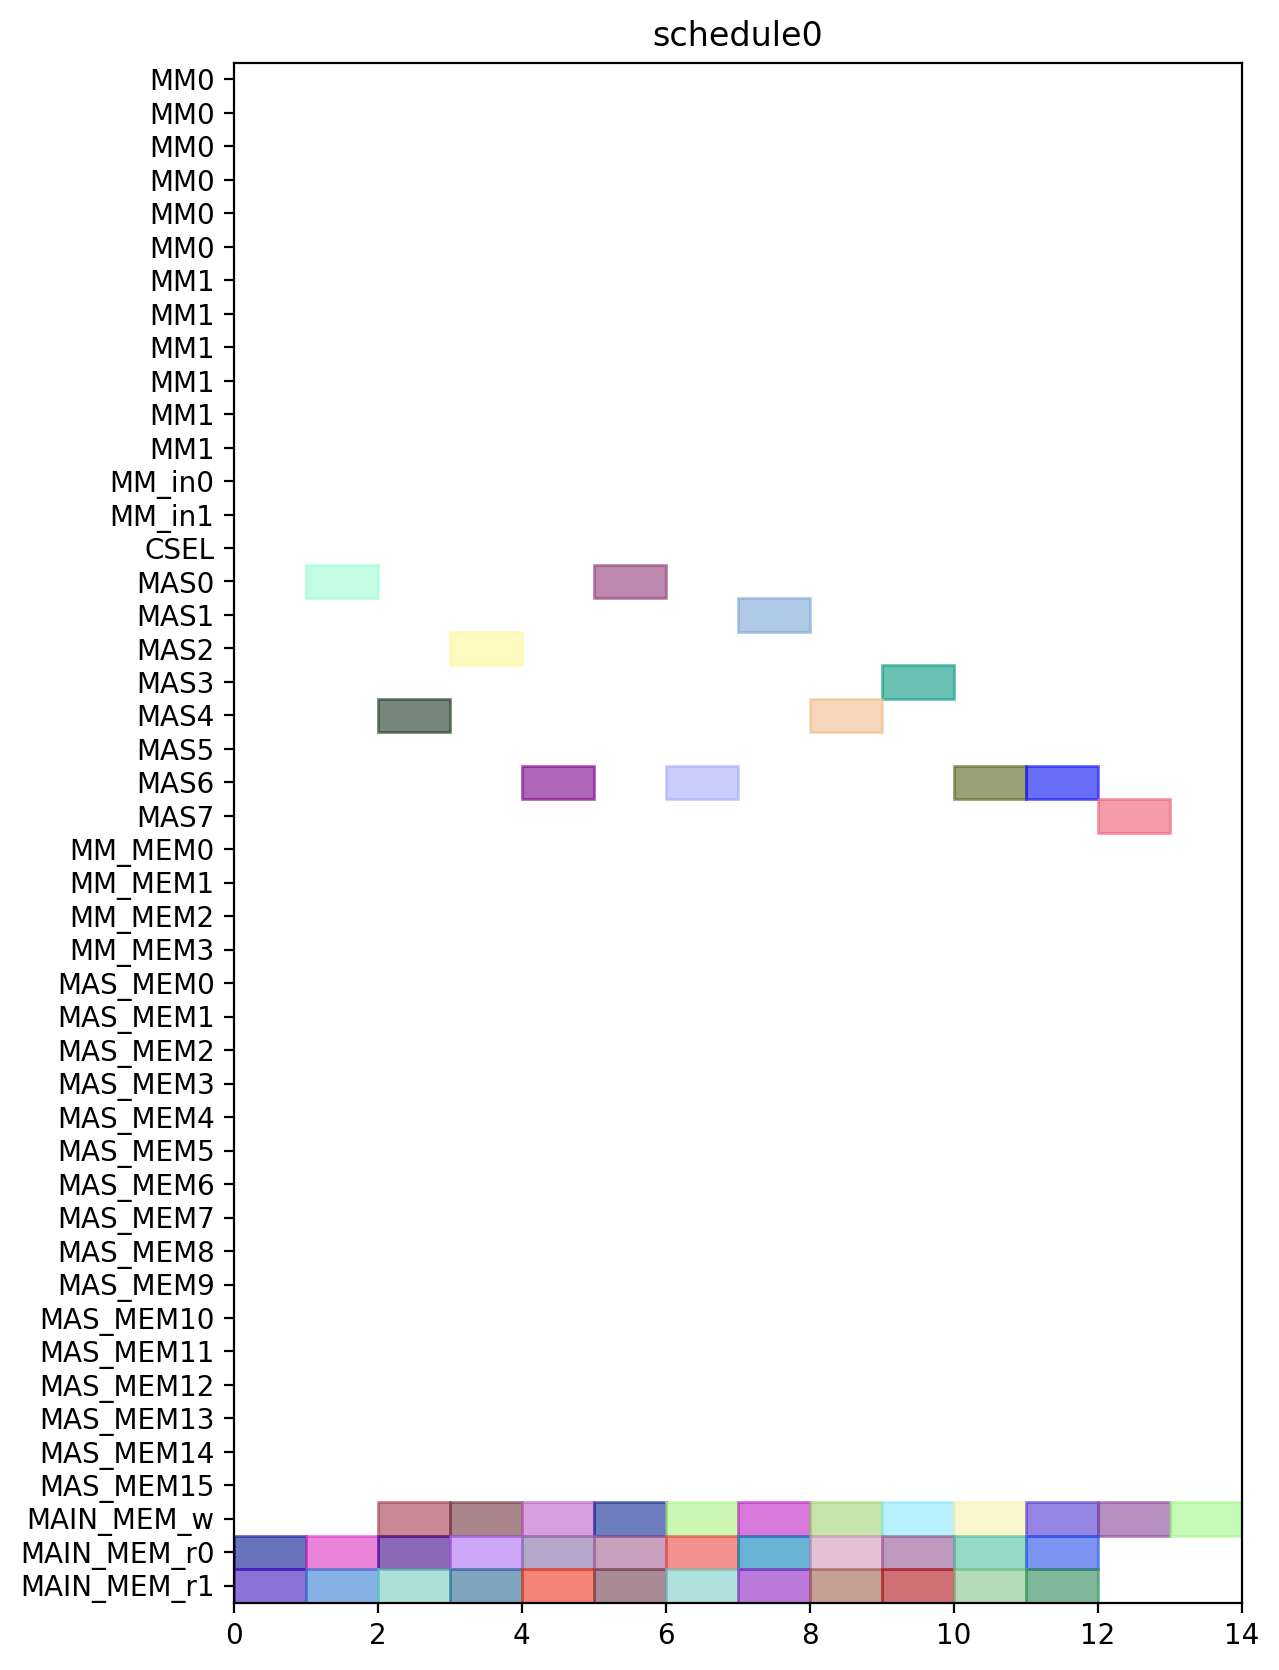

Write the Python code that produced this figure.
from pyschedule import Scenario, solvers, plotters, alt


def solve():
	horizon = 120
	S = Scenario("schedule0", horizon=horizon)

	# resource
	MM = S.Resources('MM', num=2, size=6)
	MM_in = S.Resources('MM_in', num=2)
	CSEL = S.Resource('CSEL')
	MAS = S.Resources('MAS', num=8, size=1, periods=range(1, horizon))
	MM_MEM = S.Resources('MM_MEM', num=4)
	MAS_MEM = S.Resources('MAS_MEM', num=16)
	MAIN_MEM_w = S.Resource('MAIN_MEM_w', size=1)
	MAIN_MEM_r = S.Resources('MAIN_MEM_r', num=2)

	# result of previous scheduling

	# new tasks
	c000 = S.Task('c000', length=1, delay_cost=1)
	c000 += alt(MAS)
	S += 0<c000

	c000_w = S.Task('c000_w', length=1, delay_cost=1)
	c000_w += alt(MAIN_MEM_w)
	S += c000 <= c000_w

	c000_mem0 = S.Task('c000_mem0', length=1, delay_cost=1)
	c000_mem0 += MAIN_MEM_r[0]
	S += c000_mem0 <= c000

	c000_mem1 = S.Task('c000_mem1', length=1, delay_cost=1)
	c000_mem1 += MAIN_MEM_r[1]
	S += c000_mem1 <= c000

	c001 = S.Task('c001', length=1, delay_cost=1)
	c001 += alt(MAS)
	S += 0<c001

	c001_w = S.Task('c001_w', length=1, delay_cost=1)
	c001_w += alt(MAIN_MEM_w)
	S += c001 <= c001_w

	c001_mem0 = S.Task('c001_mem0', length=1, delay_cost=1)
	c001_mem0 += MAIN_MEM_r[0]
	S += c001_mem0 <= c001

	c001_mem1 = S.Task('c001_mem1', length=1, delay_cost=1)
	c001_mem1 += MAIN_MEM_r[1]
	S += c001_mem1 <= c001

	c010 = S.Task('c010', length=1, delay_cost=1)
	c010 += alt(MAS)
	S += 0<c010

	c010_w = S.Task('c010_w', length=1, delay_cost=1)
	c010_w += alt(MAIN_MEM_w)
	S += c010 <= c010_w

	c010_mem0 = S.Task('c010_mem0', length=1, delay_cost=1)
	c010_mem0 += MAIN_MEM_r[0]
	S += c010_mem0 <= c010

	c010_mem1 = S.Task('c010_mem1', length=1, delay_cost=1)
	c010_mem1 += MAIN_MEM_r[1]
	S += c010_mem1 <= c010

	c011 = S.Task('c011', length=1, delay_cost=1)
	c011 += alt(MAS)
	S += 0<c011

	c011_w = S.Task('c011_w', length=1, delay_cost=1)
	c011_w += alt(MAIN_MEM_w)
	S += c011 <= c011_w

	c011_mem0 = S.Task('c011_mem0', length=1, delay_cost=1)
	c011_mem0 += MAIN_MEM_r[0]
	S += c011_mem0 <= c011

	c011_mem1 = S.Task('c011_mem1', length=1, delay_cost=1)
	c011_mem1 += MAIN_MEM_r[1]
	S += c011_mem1 <= c011

	c100 = S.Task('c100', length=1, delay_cost=1)
	c100 += alt(MAS)
	S += 0<c100

	c100_w = S.Task('c100_w', length=1, delay_cost=1)
	c100_w += alt(MAIN_MEM_w)
	S += c100 <= c100_w

	c100_mem0 = S.Task('c100_mem0', length=1, delay_cost=1)
	c100_mem0 += MAIN_MEM_r[0]
	S += c100_mem0 <= c100

	c100_mem1 = S.Task('c100_mem1', length=1, delay_cost=1)
	c100_mem1 += MAIN_MEM_r[1]
	S += c100_mem1 <= c100

	c101 = S.Task('c101', length=1, delay_cost=1)
	c101 += alt(MAS)
	S += 0<c101

	c101_w = S.Task('c101_w', length=1, delay_cost=1)
	c101_w += alt(MAIN_MEM_w)
	S += c101 <= c101_w

	c101_mem0 = S.Task('c101_mem0', length=1, delay_cost=1)
	c101_mem0 += MAIN_MEM_r[0]
	S += c101_mem0 <= c101

	c101_mem1 = S.Task('c101_mem1', length=1, delay_cost=1)
	c101_mem1 += MAIN_MEM_r[1]
	S += c101_mem1 <= c101

	c110 = S.Task('c110', length=1, delay_cost=1)
	c110 += alt(MAS)
	S += 0<c110

	c110_w = S.Task('c110_w', length=1, delay_cost=1)
	c110_w += alt(MAIN_MEM_w)
	S += c110 <= c110_w

	c110_mem0 = S.Task('c110_mem0', length=1, delay_cost=1)
	c110_mem0 += MAIN_MEM_r[0]
	S += c110_mem0 <= c110

	c110_mem1 = S.Task('c110_mem1', length=1, delay_cost=1)
	c110_mem1 += MAIN_MEM_r[1]
	S += c110_mem1 <= c110

	c111 = S.Task('c111', length=1, delay_cost=1)
	c111 += alt(MAS)
	S += 0<c111

	c111_w = S.Task('c111_w', length=1, delay_cost=1)
	c111_w += alt(MAIN_MEM_w)
	S += c111 <= c111_w

	c111_mem0 = S.Task('c111_mem0', length=1, delay_cost=1)
	c111_mem0 += MAIN_MEM_r[0]
	S += c111_mem0 <= c111

	c111_mem1 = S.Task('c111_mem1', length=1, delay_cost=1)
	c111_mem1 += MAIN_MEM_r[1]
	S += c111_mem1 <= c111

	c200 = S.Task('c200', length=1, delay_cost=1)
	c200 += alt(MAS)
	S += 0<c200

	c200_w = S.Task('c200_w', length=1, delay_cost=1)
	c200_w += alt(MAIN_MEM_w)
	S += c200 <= c200_w

	c200_mem0 = S.Task('c200_mem0', length=1, delay_cost=1)
	c200_mem0 += MAIN_MEM_r[0]
	S += c200_mem0 <= c200

	c200_mem1 = S.Task('c200_mem1', length=1, delay_cost=1)
	c200_mem1 += MAIN_MEM_r[1]
	S += c200_mem1 <= c200

	c201 = S.Task('c201', length=1, delay_cost=1)
	c201 += alt(MAS)
	S += 0<c201

	c201_w = S.Task('c201_w', length=1, delay_cost=1)
	c201_w += alt(MAIN_MEM_w)
	S += c201 <= c201_w

	c201_mem0 = S.Task('c201_mem0', length=1, delay_cost=1)
	c201_mem0 += MAIN_MEM_r[0]
	S += c201_mem0 <= c201

	c201_mem1 = S.Task('c201_mem1', length=1, delay_cost=1)
	c201_mem1 += MAIN_MEM_r[1]
	S += c201_mem1 <= c201

	c210 = S.Task('c210', length=1, delay_cost=1)
	c210 += alt(MAS)
	S += 0<c210

	c210_w = S.Task('c210_w', length=1, delay_cost=1)
	c210_w += alt(MAIN_MEM_w)
	S += c210 <= c210_w

	c210_mem0 = S.Task('c210_mem0', length=1, delay_cost=1)
	c210_mem0 += MAIN_MEM_r[0]
	S += c210_mem0 <= c210

	c210_mem1 = S.Task('c210_mem1', length=1, delay_cost=1)
	c210_mem1 += MAIN_MEM_r[1]
	S += c210_mem1 <= c210

	c211 = S.Task('c211', length=1, delay_cost=1)
	c211 += alt(MAS)
	S += 0<c211

	c211_w = S.Task('c211_w', length=1, delay_cost=1)
	c211_w += alt(MAIN_MEM_w)
	S += c211 <= c211_w

	c211_mem0 = S.Task('c211_mem0', length=1, delay_cost=1)
	c211_mem0 += MAIN_MEM_r[0]
	S += c211_mem0 <= c211

	c211_mem1 = S.Task('c211_mem1', length=1, delay_cost=1)
	c211_mem1 += MAIN_MEM_r[1]
	S += c211_mem1 <= c211

	solvers.mip.solve(S,msg=1,kind='CPLEX',ratio_gap=1.01)

	solution = [['hoge']*len(S.solution()[1]) for i in range(len(S.solution()))]
	for i in range(len(S.solution())):
		for j in range(len(S.solution()[i])):
			solution[i][j]=str(S.solution()[i][j])
	print(solution)

	cycles = int(solution[-1][3])

	pic_file_name = "/home/mfukuda/ABE/multiRAM_multiMAS_16mux/scheduling_result/stage6MM2_stage1MAS8/CONJ/schedule0.png"
	if(S.solution() != []):
		plotters.matplotlib.plot(S,img_filename=pic_file_name, show_task_labels=False, fig_size=(cycles*0.25+3, 10))

	return solution
